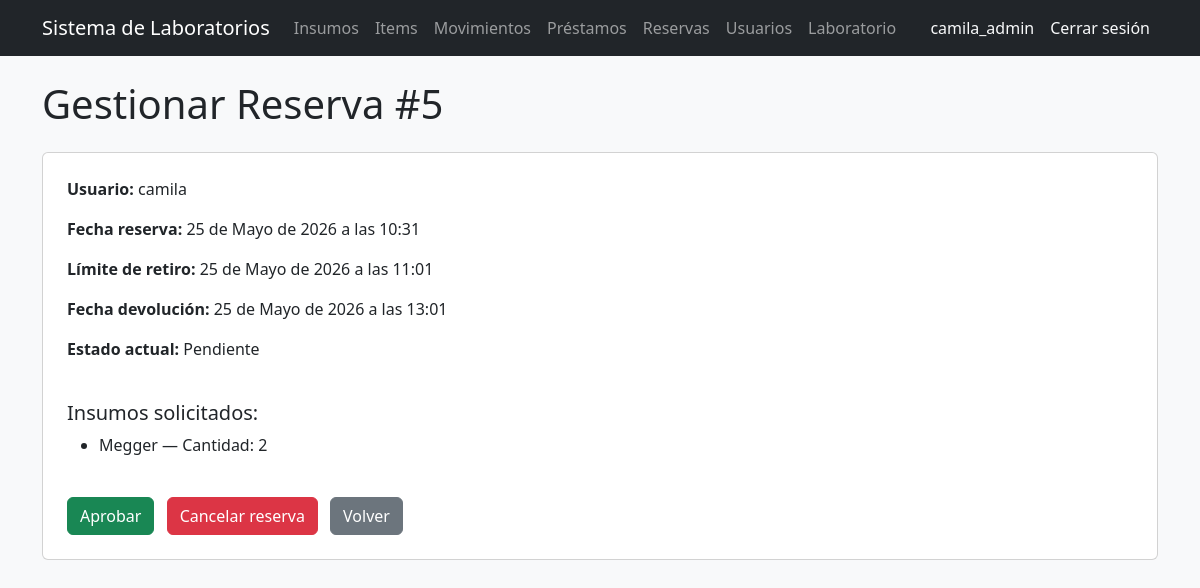
The page /reservas/5/aprobar/ (signed in) on the database as committed earlier.
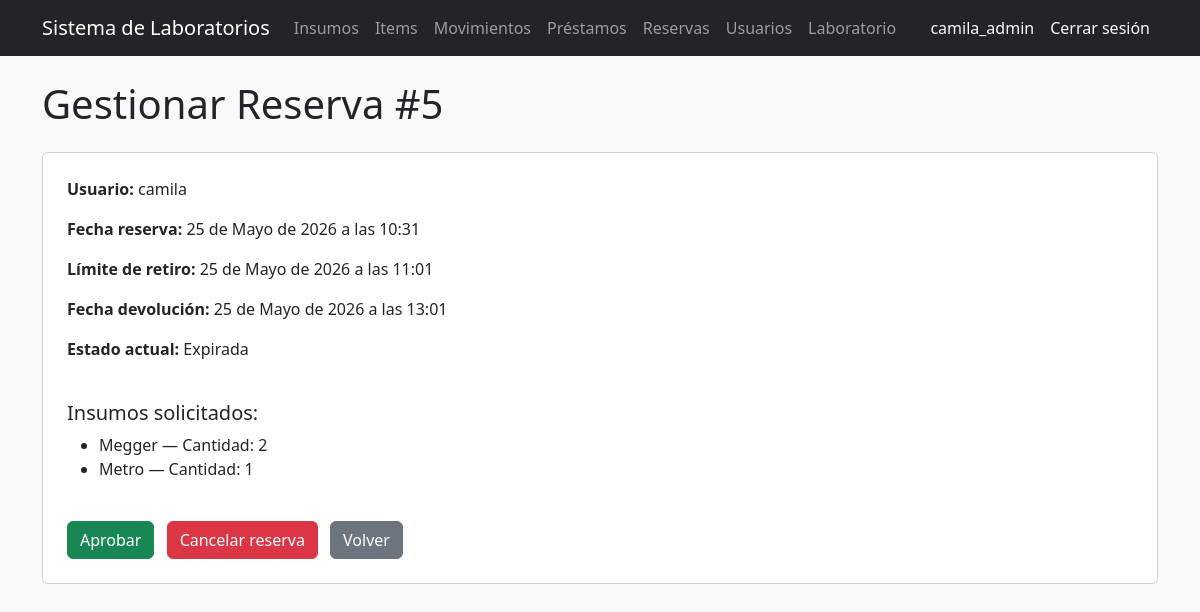
The same page on the database as committed later.
### reservas/models.py (models this page shows, shortened)
class Reserva(models.Model):
    usuario = models.ForeignKey(
        'users.Usuario',
        on_delete=models.CASCADE
    )
    fecha_reserva = models.DateTimeField()
    hora_limite_retiro = models.DateTimeField(
        null=True,
        blank=True
    )
    fecha_devolucion = models.DateTimeField(
        null=True,
        blank=True
    )
    estado = models.ForeignKey(
        EstadoReserva,
        on_delete=models.CASCADE,
        null=True,
        blank=True
    )
    fecha_creacion = models.DateTimeField(auto_now_add=True)

class EstadoReserva(models.Model):
    nombre = models.CharField(max_length=50)
    def __str__(self):
        return self.nombre

class ReservaInsumo(models.Model):
    reserva = models.ForeignKey(
        'reservas.Reserva',
        on_delete=models.CASCADE
    )
    insumo = models.ForeignKey(
        'inventario.Insumo',
        on_delete=models.CASCADE
    )
    cantidad = models.PositiveIntegerField()

### inventario/models.py (models this page shows, shortened)
class Insumo(models.Model):
    nombre = models.CharField(
        max_length=100,
        unique=True
    )
    descripcion = models.TextField(
        blank=False
    )
    marca = models.CharField(
        max_length=100,
        blank=True
    )
    stock_minimo = models.IntegerField(default=0)
    estado = models.ForeignKey(
        EstadoInsumo,
        on_delete=models.SET_NULL,
        null=True,
        blank=True
    )

### users/models.py (models this page shows)
class Usuario(AbstractUser):
    codigo = models.CharField(max_length=50, unique=True, blank=True)
    programa = models.CharField(max_length=100, blank=True)
    rol = models.ForeignKey(
        Rol,
        on_delete=models.CASCADE,
        null=True,
        blank=True
    )
    def __str__(self):
        return self.username

### reservas/views.py (the view, shortened to what this page needs)
# urls.py: path('<int:id>/aprobar/', aprobar_reserva, name='aprobar_reserva'),
@rol_requerido('Administrador', 'Encargado')
def aprobar_reserva(request, id):
    reserva = get_object_or_404(Reserva, id=id)
    return render(
        request,
        'reservas/aprobar.html',
        {
            'reserva': reserva
        }
    )

### templates/reservas/aprobar.html (shortened to what this page needs)
{% extends 'base_general.html' %}
{% block contenido %}
<h1 class="mb-4">Gestionar Reserva #{{ reserva.id }}</h1>
<div class="card p-4">
    <p><strong>Usuario:</strong> {{ reserva.usuario }}</p>
    <p><strong>Fecha reserva:</strong> {{ reserva.fecha_reserva }}</p>
    <p><strong>Límite de retiro:</strong> {{ reserva.hora_limite_retiro }}</p>
    <p><strong>Fecha devolución:</strong> {{ reserva.fecha_devolucion }}</p>
    <p><strong>Estado actual:</strong> {{ reserva.estado }}</p>
    <h5 class="mt-4">Insumos solicitados:</h5>
    <ul>
        {% for insumo in reserva.reservainsumo_set.all %}
        <li>{{ insumo.insumo.nombre }} — Cantidad: {{ insumo.cantidad }}</li>
        {% endfor %}
    </ul>
    <form method="POST" class="mt-4">
        <button
            type="submit"
            name="accion"
            value="aprobar"
            class="btn btn-success me-2"
        >
            Aprobar
        </button>
        <button
            type="submit"
            name="accion"
            value="cancelar"
            class="btn btn-danger me-2"
        >
            Cancelar reserva
        </button>
        <a href="/reservas/{{ reserva.id }}/" class="btn btn-secondary">
            Volver
        </a>
    </form>
</div>
{% endblock %}

Rows that differ between the two databases and show on the page:
changed Reserva "camila": estado "Pendiente" → "Expirada"
added ReservaInsumo: insumo.nombre "Metro", cantidad "1"
